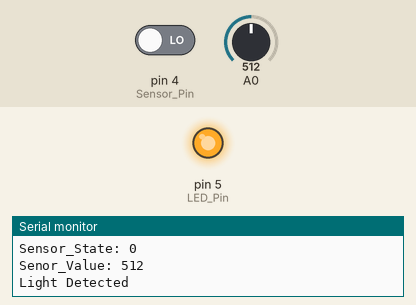
Bench run of a sketch on a simulated Arduino Uno, built with avr-gcc and run on an emulated ATmega328P. Parts: output pins drawn as LEDs (lit = HIGH), the last lines printed to the serial monitor. The test bench sets the inputs (shaded band); at power-on: A0 = 512, pin 4 (Sensor_Pin) LOW.

Above: at 1.2 s.
1.3 s: A0 set to 982
2.8 s: A0 set to 1018
At 4.0 s:
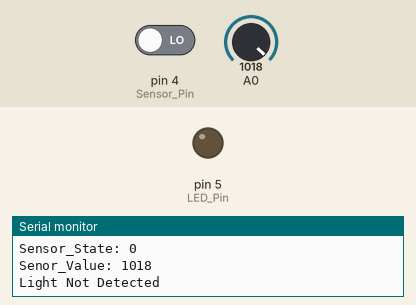
4.3 s: A0 set to 990
At 5.5 s:
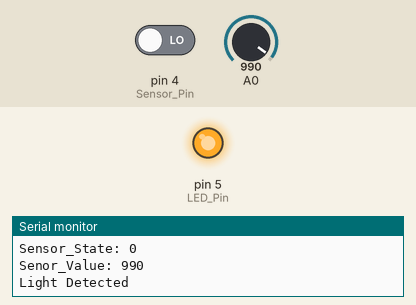
5.8 s: A0 set to 1010
At 6.2 s:
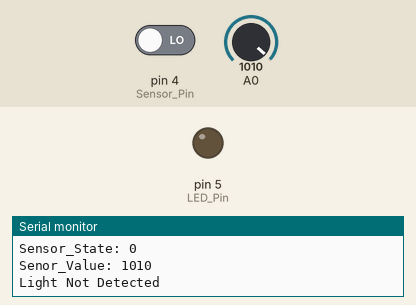
Timing chart, 0 to 8.3 s (numbered marks = the images above; inputs shaded):
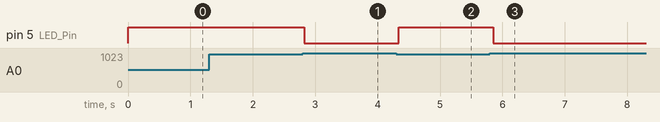

The sketch:

LDR_Sensor.ino
```cpp
/*
  Welcome to JP Learning
*/
byte Sensor_Pin = 4, LED_Pin = 5;
void setup() {
  Serial.begin(115200);
  pinMode(Sensor_Pin, INPUT);
  pinMode(LED_Pin, OUTPUT);
  Serial.println("\n\nWelcome to JP Learning\n");
}
void loop() {
  bool Sensor_State = digitalRead(Sensor_Pin);
  int Senor_Value = analogRead(A0);
  Serial.println("\nSensor_State: " + String(Sensor_State));
  Serial.println("Senor_Value: " + String(Senor_Value));

  //  // When output is Digital
  //  if (!Sensor_State) {
  //    digitalWrite(LED_Pin, HIGH);
  //    Serial.println("Light Detected");
  //  } else {
  //    digitalWrite(LED_Pin, LOW);
  //    Serial.println("Light Not Detected");
  //  }

  // When output is Analog
  if (Senor_Value < 1000) {
    digitalWrite(LED_Pin, HIGH);
    Serial.println("Light Detected");
  } else {
    digitalWrite(LED_Pin, LOW);
    Serial.println("Light Not Detected");
  }

  delay(100);
}
```

Measured:
- the behaviour switches between 999 and 1000 on A0 (found by bisection; images 0 and 1)
- after the input at 2.8 s, pin 5 (LED_Pin): HIGH → LOW at once
- after the input at 4.3 s, pin 5 (LED_Pin): LOW → HIGH at once
- after the input at 5.8 s, pin 5 (LED_Pin): HIGH → LOW after 0.05 s
